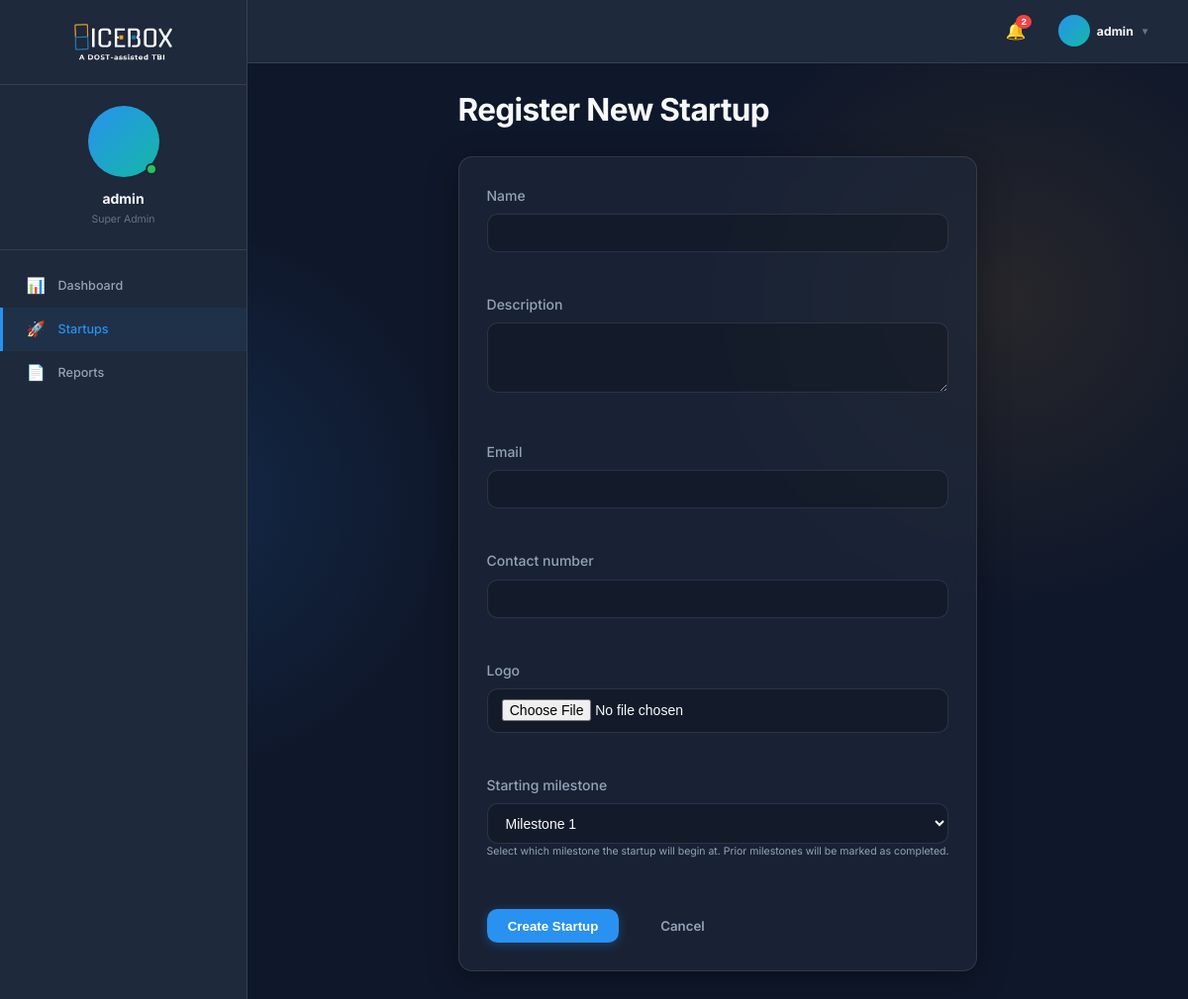
Page /startups/add/ (signed in) on the committed database.
### incubator/models.py (models this page shows, shortened)
class User(AbstractUser):
    ROLE_CHOICES = (
        ('super_admin', 'Super Admin'),
        ('admin', 'Admin'),
        ('incubatee', 'Incubatee'),
    )
    role = models.CharField(max_length=20, choices=ROLE_CHOICES, default='incubatee')
    middle_name = models.CharField(max_length=100, blank=True, null=True)
    contact_number = models.CharField(max_length=20, blank=True, null=True)
    profile_picture = models.ImageField(upload_to='profile_pictures/', blank=True, null=True)
    created_by = models.ForeignKey('self', on_delete=models.SET_NULL, null=True, blank=True)

### incubator/views.py (the view)
# urls.py: path('startups/add/', views.add_startup, name='add_startup'),
@login_required
def add_startup(request):
    name = request.POST.get('name')
    if request.user.role not in ['admin', 'super_admin']:
        return redirect('dashboard')
    if Startup.objects.filter(name=name).exists():
        messages.error(request, 'Startup already exists.')
        return redirect('add_startup')
    if request.method == 'POST':
        form = StartupForm(request.POST, request.FILES, user=request.user)
        if form.is_valid():
            startup = form.save(commit=False)
            startup.owner = request.user
            today = timezone.localdate()
            active_cohort = Cohort.objects.filter(
                Q(start_date__lte=today) &
                (Q(end_date__isnull=True) | Q(end_date__gte=today))
            ).order_by('-start_date').first()
            if active_cohort:
                startup.cohort = active_cohort
            startup.save()
            starting_milestone = int(form.cleaned_data.get('starting_milestone', 1))
            milestone_templates = MilestoneTemplate.objects.all().order_by('milestone_progress')
            for mt in milestone_templates:
                i = mt.milestone_progress
                milestone_status = 'completed' if i < starting_milestone else 'pending'
                completed_time = timezone.now() if i < starting_milestone else None
                milestone = Milestone.objects.create(
                    startup=startup,
                    milestone_progress=i,
                    title=mt.title,
                    description=mt.description or f"Milestone for {startup.name}",
                    status=milestone_status,
                    completed_at=completed_time
                )
                deliverable_status = 'approved' if i < starting_milestone else 'pending'
                for dt in mt.deliverable_templates.all():
                    Deliverable.objects.create(
                        milestone=milestone,
                        template=dt,
                        name=dt.name,
                        requirements=dt.requirements or "See template requirements",
                        status=deliverable_status
                    )
            messages.success(request, 'Startup created! Now add members.')
            return redirect('add_member', startup_id=startup.id)
    else:
        form = StartupForm(user=request.user)
    return render(request, 'startups/add_startup.html', {'form': form})

### incubator/forms.py (shortened to what this page needs)
class StartupForm(forms.ModelForm):
    starting_milestone = forms.ChoiceField(
        choices=[(1, 'Milestone 1'), (2, 'Milestone 2'), (3, 'Milestone 3'), (4, 'Milestone 4')],
        initial=1,
        widget=forms.Select(attrs={'class': 'form-control'}),
        help_text="Select which milestone the startup will begin at. Prior milestones will be marked as completed."
    )
    class Meta:
        model = Startup
        fields = ['name', 'description', 'email', 'contact_number', 'logo', 'starting_milestone']
        widgets = {
            'name': forms.TextInput(attrs={'class': 'form-control'}),
            'description': forms.Textarea(attrs={'class': 'form-control', 'rows': 3}),
            'email': forms.EmailInput(attrs={'class': 'form-control'}),
            'contact_number': forms.TextInput(attrs={'class': 'form-control'}),
            'logo': forms.FileInput(attrs={'class': 'form-control'}),
        }
    def __init__(self, *args, **kwargs):
        self.user = kwargs.pop('user', None)
        super(StartupForm, self).__init__(*args, **kwargs)

### incubator/context_processors.py (called while the page is built)
def notifications(request):
    if request.user.is_authenticated:
        unread = request.user.notifications.filter(is_read=False).order_by('-created_at')
        return {
            'unread_notifications': unread,
            'unread_notifications_count': unread.count()
        }
    return {
        'unread_notifications': [],
        'unread_notifications_count': 0
    }

### templates/startups/add_startup.html (shortened to what this page needs)
{% extends 'base.html' %}
{% block content %}
<div class="flex justify-center">
    <div class="w-full max-w-3xl">
        <h1 class="heading-lg mb-lg">Register New Startup</h1>
        <div class="glass-card">
            <form method="post" enctype="multipart/form-data">
                <div class="grid gap-md">
                    {% for field in form %}
                    <div class="form-group">
                        <label for="{{ field.id_for_label }}" class="form-label">{{ field.label }}</label>
                        {{ field }}
                        {% if field.help_text %}
                        <div class="text-muted text-xs mt-xs">{{ field.help_text }}</div>
                        {% endif %}
                    </div>
                    {% endfor %}
                </div>
                <div class="flex items-center gap-md mt-lg">
                    <button type="submit" class="btn btn-primary">Create Startup</button>
                    <a href="{% url 'dashboard' %}" class="btn btn-ghost">Cancel</a>
                </div>
            </form>
        </div>
    </div>
</div>
{% endblock %}

### templates/base.html (shortened to what this page needs)
{% load static %}
<!DOCTYPE html>
<html lang="en">
<head>
    <link rel="stylesheet" href="https://cdn.jsdelivr.net/npm/bootstrap-icons@1.11.3/font/bootstrap-icons.min.css">
    <link rel="stylesheet" href="{% static 'css/main.css' %}">
</head>
<body>
    {% if user.is_authenticated %}
    <div class="app-layout">
        <aside class="sidebar">
            <div class="sidebar-logo">
                <a href="{% url 'dashboard' %}">
                    <img src="{% static 'img/logo-dark-mode.png' %}" alt="Icebox Logo" class="logo-dark">
                </a>
            </div>
            <div class="sidebar-profile">
                {% if user.profile_picture %}
                    <img src="{{ user.profile_picture.url }}" alt="{{ user.username }}" class="sidebar-avatar" style="object-fit: cover;">
                {% else %}
                    <div class="sidebar-avatar">
                    </div>
                {% endif %}
                <div class="sidebar-username">{{ user.get_full_name|default:user.username }}</div>
                <div class="sidebar-role">{{ user.get_role_display }}</div>
            </div>
            <nav class="sidebar-nav">
                <a href="{% url 'dashboard' %}"
                    class="sidebar-link {% if request.resolver_match.url_name == 'dashboard' %}active{% endif %}">
                    <span class="sidebar-icon">📊</span> Dashboard
                </a>
                {% if user.role == 'admin' or user.role == 'super_admin' %}
                <a href="{% url 'startups_list' %}"
                    class="sidebar-link {% if request.resolver_match.url_name == 'startups_list' or request.resolver_match.url_name == 'add_startup' %}active{% endif %}">
                    <span class="sidebar-icon">🚀</span> Startups
                </a>
                <a href="{% url 'reports' %}"
                    class="sidebar-link {% if 'report' in request.resolver_match.url_name %}active{% endif %}">
                    <span class="sidebar-icon">📄</span> Reports
                </a>
                {% endif %}
            </nav>
        </aside>
        <div class="main-content">
            <div class="topbar">
                <div style="position: relative;">
                    <button id="notification-toggle" class="nav-icon" aria-label="Notifications">
                        🔔
                        {% if unread_notifications_count > 0 %}
                        <span class="badge">{{ unread_notifications_count }}</span>
                        {% endif %}
                    </button>
                </div>
                <div class="topbar-user" id="user-menu-toggle">
                    {% if user.profile_picture %}
                    <img src="{{ user.profile_picture.url }}" alt="{{ user.username }}" class="topbar-user-avatar"
                        style="object-fit: cover;">
                    {% else %}
                    <div class="topbar-user-avatar">
                    </div>
                    {% endif %}
                    <span class="text-sm font-bold" style="color: var(--text-primary);">{{ user.username }}</span>
                    <span style="font-size: 0.7rem; color: var(--text-tertiary);">▼</span>
                </div>
            </div>
            <div class="main-body">
                {% endif %}
                {% block content %}
                {% endblock %}
                {% if user.is_authenticated %}
            </div>
        </div>
    </div>
    {% endif %}
</body>
</html>

### static/css/main.css (style rules this page uses)
:root { --brand-blue: #2991EF; --brand-orange: #F7AE2F; --brand-purple: #8B5CF6; --brand-teal: #14B8A6; --accent-color: var(--brand-blue); --accent-hover: #1c7ed6; --danger-color: #ef4444; --danger-bg: rgba(239, 68, 68, 0.1); --success-color: #22c55e; --success-bg: rgba(34, 197, 94, 0.1); --warning-color: #f59e0b; --warning-bg: rgba(245, 158, 11, 0.1); --info-color: #3b82f6; --info-bg: rgba(59, 130, 246, 0.1); --bg-color: #0F172A; --bg-secondary: #1E293B; --text-primary: #F8FAFC; --text-secondary: #94A3B8; --text-tertiary: #64748B; --border-color: rgba(255, 255, 255, 0.1); --glass-bg: rgba(30, 41, 59, 0.7); --glass-border: 1px solid rgba(255, 255, 255, 0.1); --glass-shadow: 0 8px 32px 0 rgba(0, 0, 0, 0.3); --glass-blur: blur(12px); --space-xs: 0.5rem; --space-sm: 1rem; --space-md: 1.5rem; --space-lg: 2rem; --space-xl: 3rem; --radius-sm: 0.375rem; --radius-md: 0.75rem; --radius-lg: 1rem; --radius-full: 9999px; --font-heading: 'Inter', sans-serif; --font-body: 'Inter', sans-serif; --bg-gradient-1: rgba(41, 145, 239, 0.15); --bg-gradient-2: rgba(247, 174, 47, 0.1); --neu-bg: #0F172A; --neu-surface: #1E293B; --neu-shadow-dark: rgba(0, 0, 0, 0.6); --neu-shadow-light: rgba(255, 255, 255, 0.05); --neu-text: #F8FAFC; --neu-text-muted: #94A3B8; --subtle-overlay: rgba(255, 255, 255, 0.06); }
*, *::before, *::after { box-sizing: border-box; margin: 0; padding: 0; }
html { font-size: 14px; }
body { background-color: var(--bg-color); color: var(--text-primary); font-family: var(--font-body); line-height: 1.6; min-height: 100vh; background-image: radial-gradient(circle at 15% 50%, var(--bg-gradient-1), transparent 25%), radial-gradient(circle at 85% 30%, var(--bg-gradient-2), transparent 25%); background-attachment: fixed; transition: background-color 0.3s ease, color 0.3s ease; }
img { max-width: 100%; display: block; }
a { color: var(--accent-color); text-decoration: none; transition: color 0.2s ease; }
.flex { display: flex; }
.items-center { align-items: center; }
.justify-center { justify-content: center; }
.gap-md { gap: var(--space-md); }
.grid { display: grid; }
.mb-lg { margin-bottom: var(--space-lg); }
.mt-lg { margin-top: var(--space-lg); }
h1, h2, h3, h4, h5, h6 { font-weight: 700; line-height: 1.2; color: var(--text-primary); }
.heading-lg { font-size: 2.25rem; letter-spacing: -0.02em; }
.text-sm { font-size: 0.875rem; }
.text-xs { font-size: 0.75rem; }
.text-muted { color: var(--text-secondary); }
.font-bold { font-weight: 700; }
.btn { display: inline-flex; align-items: center; justify-content: center; padding: 0.75rem 1.5rem; border-radius: var(--radius-md); font-weight: 600; font-size: 0.95rem; cursor: pointer; border: none; transition: all 0.2s ease; gap: 0.5rem; line-height: 1; }
.btn-primary { background: var(--accent-color); color: #ffffff; box-shadow: 0 2px 10px rgba(41, 145, 239, 0.3); }
.btn-ghost { background: transparent; color: var(--text-secondary); }
.glass-card { background: var(--glass-bg); backdrop-filter: var(--glass-blur); -webkit-backdrop-filter: var(--glass-blur); border: var(--glass-border); border-radius: var(--radius-lg); box-shadow: var(--glass-shadow); padding: var(--space-lg); overflow: hidden; position: relative; }
.form-group { margin-bottom: var(--space-md); }
.form-label { display: block; margin-bottom: 0.5rem; font-weight: 500; color: var(--text-secondary); }
.form-control { width: 100%; padding: 0.75rem 1rem; background: rgba(0, 0, 0, 0.2); border: 1px solid var(--border-color); border-radius: var(--radius-md); color: var(--text-primary); font-size: 1rem; transition: border-color 0.2s, box-shadow 0.2s; }
.badge { display: inline-flex; align-items: center; padding: 0.25rem 0.75rem; border-radius: var(--radius-full); font-size: 0.75rem; font-weight: 600; text-transform: uppercase; letter-spacing: 0.05em; line-height: 1; }

### rows in the picture
User: get_full_name "admin", role "Super Admin", username "admin"

### other values in the picture
{{ unread_notifications_count }} "2"
{{ field.label }} "Name" "Description" "Email" "Contact number" "Logo" "Starting milestone"
{{ field.help_text }} "Select which milestone the startup will begin at. Prior milestones will be marked as completed."
